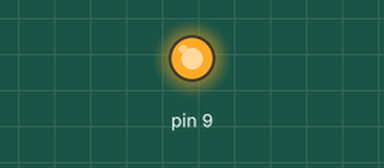
A sketch run on a simulated Arduino Uno, built with avr-gcc and run on an emulated ATmega328P. Shown: output pins drawn as LEDs (lit = HIGH).

Above: at 0.1 s.
At 2.1 s:
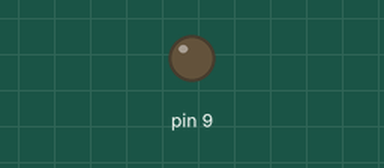
Timing chart, 0 to 3.6 s (numbered marks = the images above):
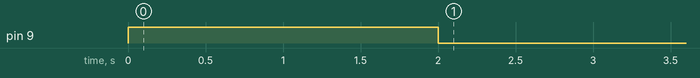

The sketch:

led-blue-delay.ino
```cpp
void setup() {
pinMode(9, OUTPUT);
Serial.begin(115200);
digitalWrite(9, HIGH);
delay(2000);
digitalWrite(9, LOW);
}
void loop() {
}
```
